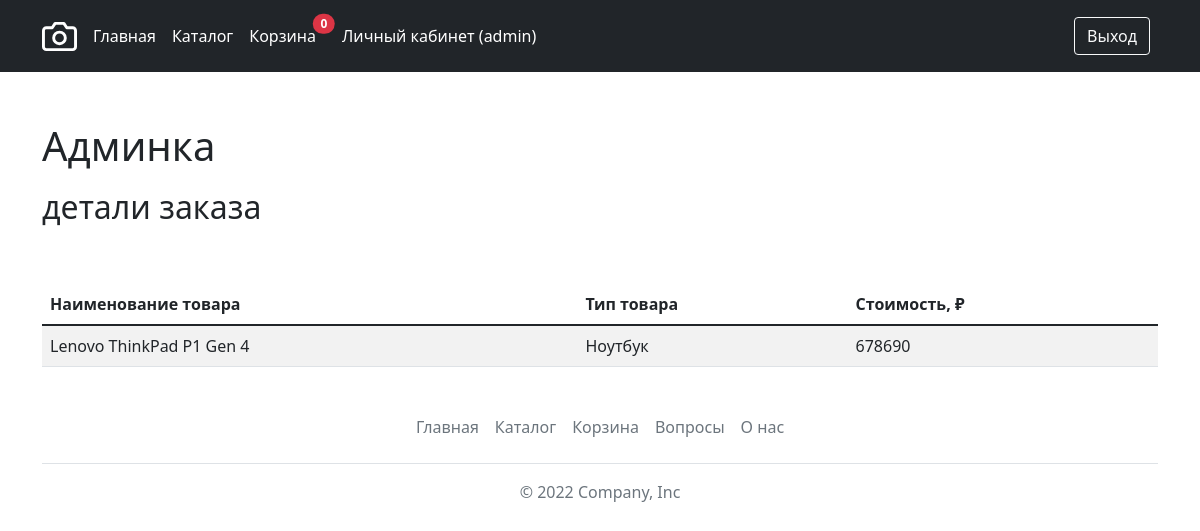
Page /user/orderdetails/?id=u24e9237qje90tvutmpcdvkle24bunqv (signed in) on the committed database.
### tables this page shows
CREATE TABLE `carts` (
  `id` int NOT NULL,
  `session_id` varchar(255) NOT NULL,
  `good_id` int NOT NULL
);

CREATE TABLE `goods` (
  `id` int NOT NULL,
  `name` varchar(100) NOT NULL,
  `description` text NOT NULL,
  `price` int NOT NULL
);

### engine/Render.php (called while the page is built, shortened)
<?php
class Render implements iRender
{
    public function renderTemplate($template, $params = [])
    {
        extract($params);
        $templatePath = VIEWS_DIR . $template . ".php";
        include $templatePath;
        return ob_get_clean();
    }
}

### engine/Autoload.php (called while the page is built, shortened)
<?php
class Autoload
{
    public function loadClass($className)
    {
        $fileName = str_replace(["\\", "app\\"], [DS, ROOT . DS], $className) . ".php";
    }
}

### engine/Request.php (called while the page is built, shortened)
<?php
class Request
{
    protected $params = [];
    protected function parseRequest()
    {
        $this->requestString = $_SERVER["REQUEST_URI"];
        $url = explode("/", $this->requestString);
        $this->params = $_REQUEST;
        $data = json_decode(file_get_contents("php://input"));
    }
    public function getParams(): array
    {
        return $this->params;
    }
}

### traits/tSingleton.php (called while the page is built, shortened)
<?php
trait tSingleton
{
    private static $instance = null;
    public static function getInstance()
    {
        if (is_null(static::$instance)) {
            static::$instance = new static();
        }
        return static::$instance;
    }
}

### models/repositories/CartRepository.php (called while the page is built, shortened)
<?php
class CartRepository extends Repository
{
    public static function getCart($session_id)
    {
        $sql = "SELECT carts.id
                AS carts_id, goods.id good_id, goods.name, goods.description, goods.price
                FROM `carts`,`goods`
                WHERE `session_id` = :session_id
                AND carts.good_id = goods.id";
        return Db::getInstance()->queryAll($sql, ["session_id" => $session_id]);
    }
}

### engine/Db.php (called while the page is built, shortened)
<?php
class Db
{
    private $config = [
        "driver" => "mysql",
        "host" => "localhost",
        "login" => "root",
        "password" => "",
        "database" => "php_pro",
        "charset" => "utf8",
    ];
    private $connection = null;
    private function prepareDsnString()
    {
        return sprintf("%s:host=%s;dbname=%s;charset=%s",
            $this->config["driver"],
            $this->config["host"],
            $this->config["database"],
            $this->config["charset"],
        );
    }
    private function getConnection()
    {
        if (is_null($this->connection)) {
            $this->connection = new \PDO($this->prepareDsnString(),
                $this->config["login"],
                $this->config["password"]
            );
            $this->connection->setAttribute(\PDO::ATTR_DEFAULT_FETCH_MODE, \PDO::FETCH_ASSOC);
        }
        return $this->connection;
    }
    private function query($sql, $params)
    {
        $STH = $this->getConnection()->prepare($sql);
        $STH->execute($params);
        return $STH;
    }
    public function queryAll($sql, $params = [])
    {
        return $this->query($sql, $params)->fetchAll();
    }
}

### views/admin/orderDetails.php (the view)
<h1 style="padding: 50px 0 10px">Админка</h1>
<h2 style="padding: 0 0 50px">детали заказа</h2>
<table class="table table-striped">
    <thead>
    <tr>
        <th scope="col">Наименование товара</th>
        <th scope="col">Тип товара</th>
        <th scope="col">Стоимость, &#8381;</th>
    </tr>
    </thead>
    <tbody>
    <?php foreach ($cart as $item): ?>
        <tr>
            <td><?= $item["name"] ?></td>
            <td><?= $item["description"] ?></td>
            <td><?= $item["price"] ?></td>
        </tr>
    <?php endforeach; ?>
    </tbody>
</table>

### rows in the picture
carts: good.name "Lenovo ThinkPad P1 Gen 4", good.description "Ноутбук", good.price "678690"

### other values in the picture
$count "0"
$userName "admin"
